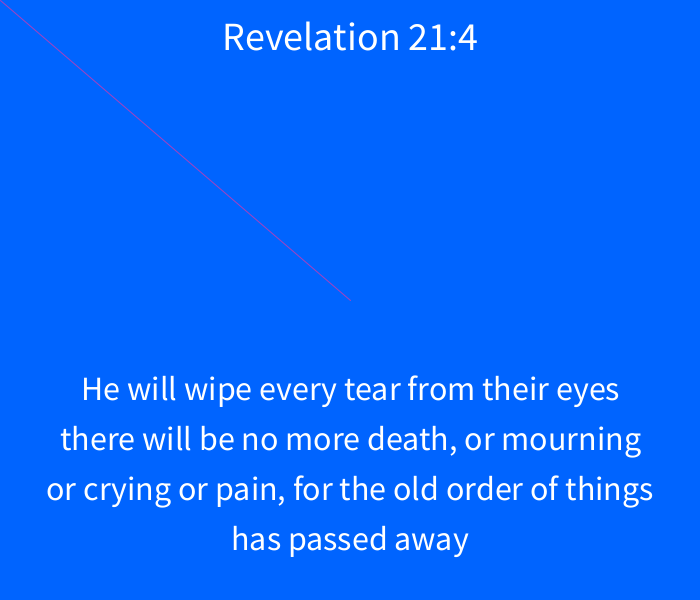
Frame 1 (no input)
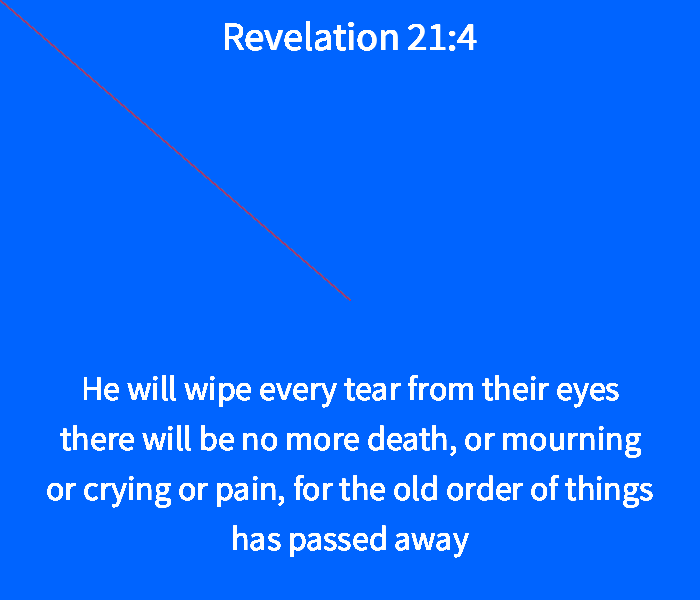
Frame 60 (the mouse pressed at the canvas centre just before this capture)
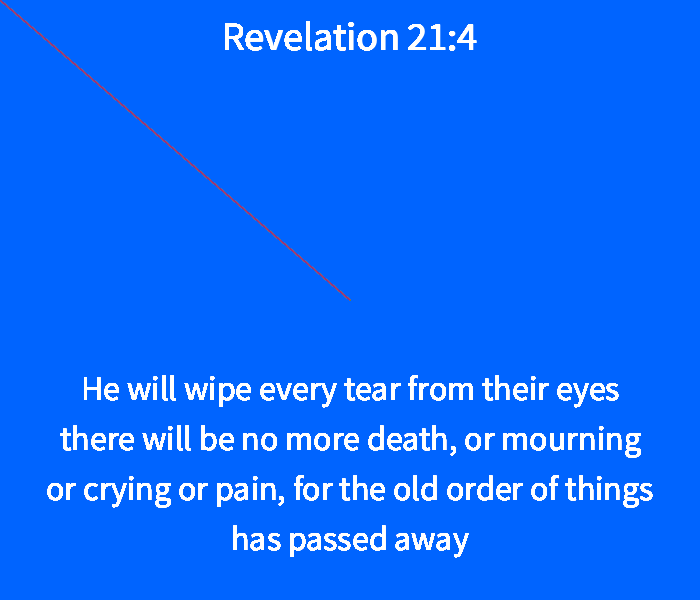
Frame 120 (the mouse held since frame 60 and released just before this capture)

The Processing sketch that drew these frames (run headless with seeded random() and noise(); from frame 60 on, the mouse is pressed at the canvas centre):

// Processing sketch: processing_148264
// ── processing_148264.pde

void setup()
{
  size(700,600);
  background(0, 100, 255);
  frameRate(40);
}

void draw()
{
  stroke(random(255), random(255), random(200));
  line(width/2, height/2, mouseX, mouseY);
  textAlign(CENTER);
  textSize(40);
  text("Revelation 21:4", width/2,50);
  textSize(34);
  text("He will wipe every tear from their eyes", width/2, 400);
  textSize(34);
  text("there will be no more death, or mourning", width/2, 450);
  textSize(34);
  text("or crying or pain, for the old order of things", width/2, 500);
  text("has passed away", width/2, 550);
}
